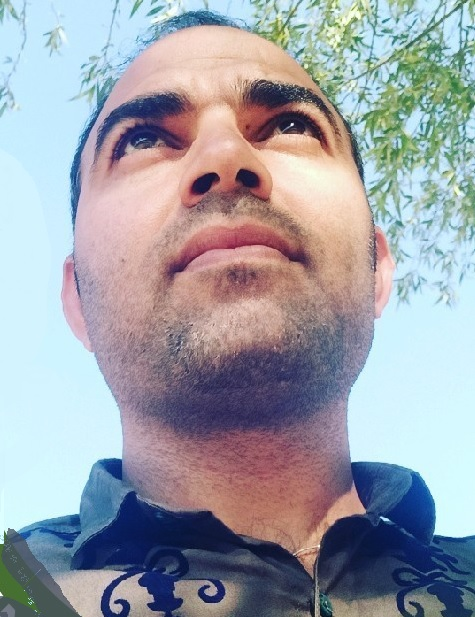
#> input picture images/Vehid.jpg, 475 x 617 px
$ python -i filter.py   (imports and definitions only)
#> lines starting #> are read from the running program, lines starting #| are printed output that depends on the picture
#> further down, picture is the input picture: shape (617, 475, 3); mean B, G, R 168.7, 160.2, 157.4
import numpy as np
import cv2


# [157 lines left out: functions low_pass_filter, high_pass_filter, high_boost_filter, normal_val, gaussian_filter, mean_filter, not called in this run]

def median_filter(image, filter_size:int = 3, padding=0):
    padded_image = cv2.copyMakeBorder(image, padding, padding, padding, padding, cv2.BORDER_CONSTANT)
    return cv2.medianBlur(padded_image, filter_size)

def adaptive_filter(image, filter_size = 3, padding=0, maxVal = 255, \
                    adaptiveMethod = cv2.ADAPTIVE_THRESH_GAUSSIAN_C, \
                    thresholdType = cv2.THRESH_BINARY, \
                    borderType = cv2.BORDER_CONSTANT, \
                    C = 1):

#> called with filter_size = 3, padding = 0, maxVal = 255, adaptiveMethod = 1, thresholdType = 0, borderType = 0, C = 1
    imgB, imgG, imgR = cv2.split(image)
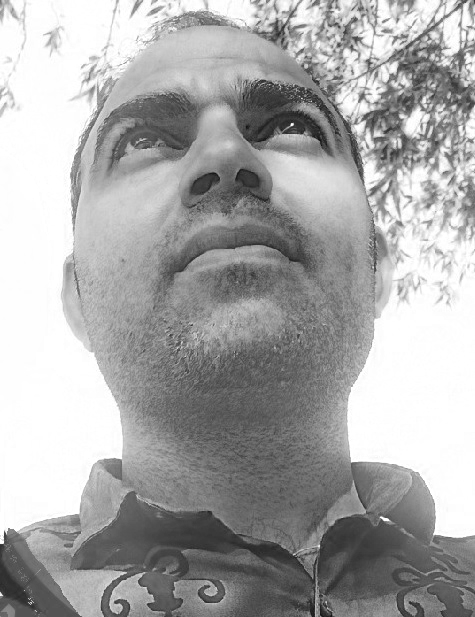
#> imgB: shape (617, 475); min 19, max 255, mean 168.7
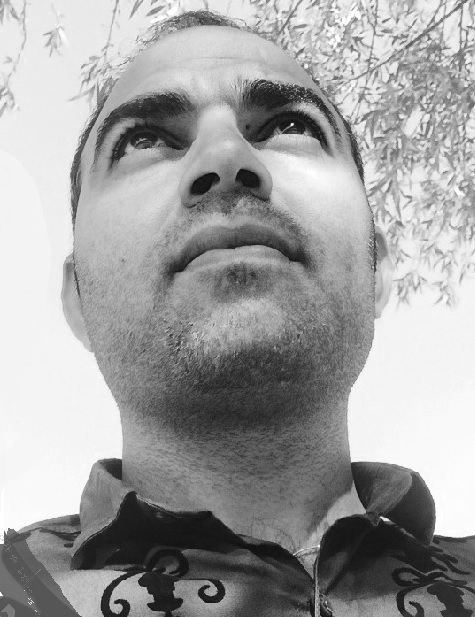
#> imgG: shape (617, 475); min 8, max 255, mean 160.2
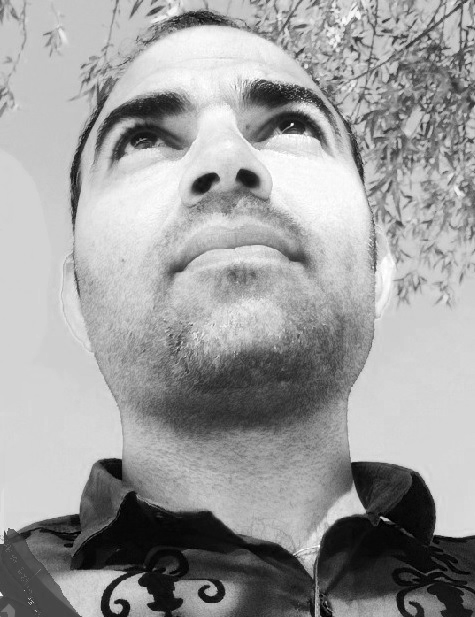
#> imgR: shape (617, 475); min 0, max 255, mean 157.4
    padded_imageB = cv2.copyMakeBorder(imgB, padding, padding, padding, padding, borderType)
    f_b = cv2.adaptiveThreshold(padded_imageB, maxVal, adaptiveMethod, thresholdType, filter_size, C)
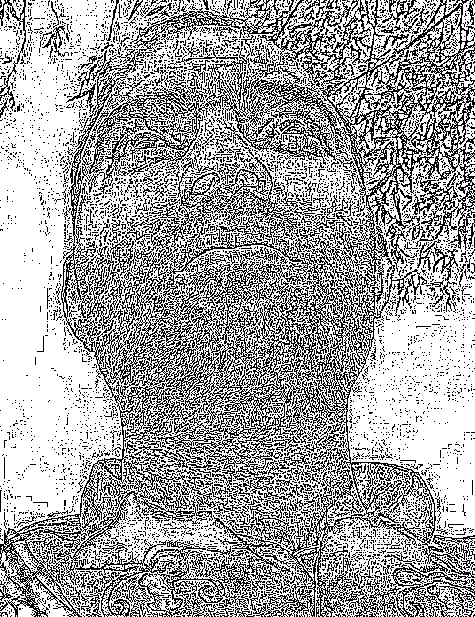
#> f_b: shape (617, 475); 64.8% white; black in thin lines or dots

    padded_imageG = cv2.copyMakeBorder(imgG, padding, padding, padding, padding, borderType)
    f_g = cv2.adaptiveThreshold(padded_imageG, maxVal, adaptiveMethod, thresholdType, filter_size, C)
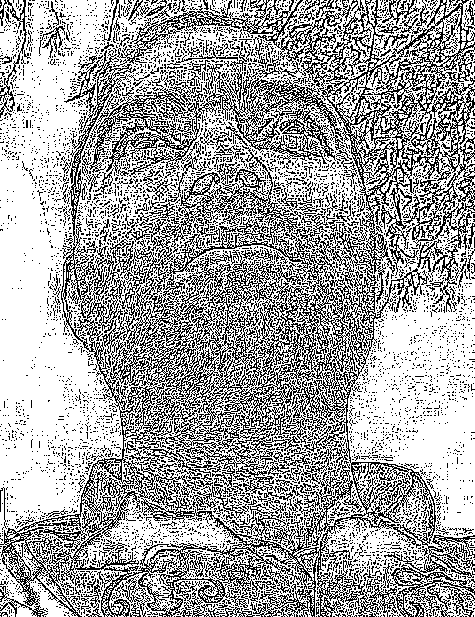
#> f_g: shape (617, 475); 64.8% white; black in thin lines or dots

    padded_imageR = cv2.copyMakeBorder(imgR, padding, padding, padding, padding, borderType)
    f_r = cv2.adaptiveThreshold(padded_imageR, maxVal, adaptiveMethod, thresholdType, filter_size, C)
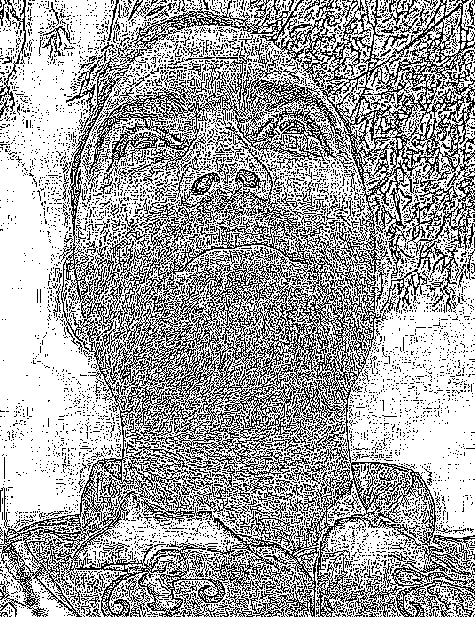
#> f_r: shape (617, 475); 64.6% white; black in thin lines or dots

    return cv2.merge([f_b, f_g, f_r])
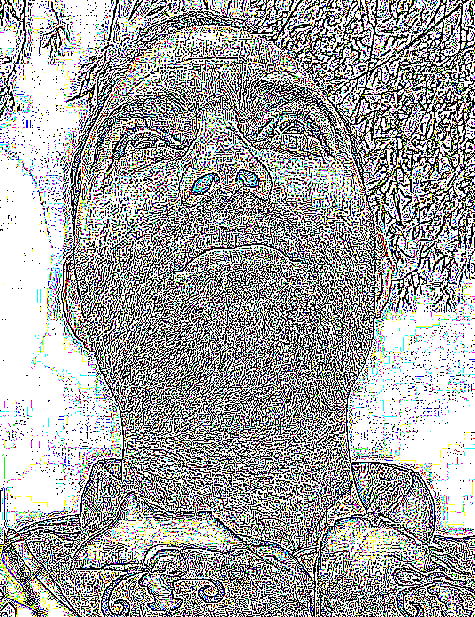
#> returned value: shape (617, 475, 3); mean of channels 0, 1, 2 165.3, 165.2, 164.7; drawn as B, G, R
    # padded_image = cv2.copyMakeBorder(image, padding, padding, padding, padding, cv2.BORDER_CONSTANT)
    # return cv2.adaptiveThreshold(padded_image, 255, cv2.ADAPTIVE_THRESH_MEAN_C, cv2.THRESH_BINARY, filter_size, 2)

>>> import cv2
>>> picture = cv2.imread('../images/Vehid.jpg')
>>> result = adaptive_filter(picture)

$ run again, on images/arad.jpg
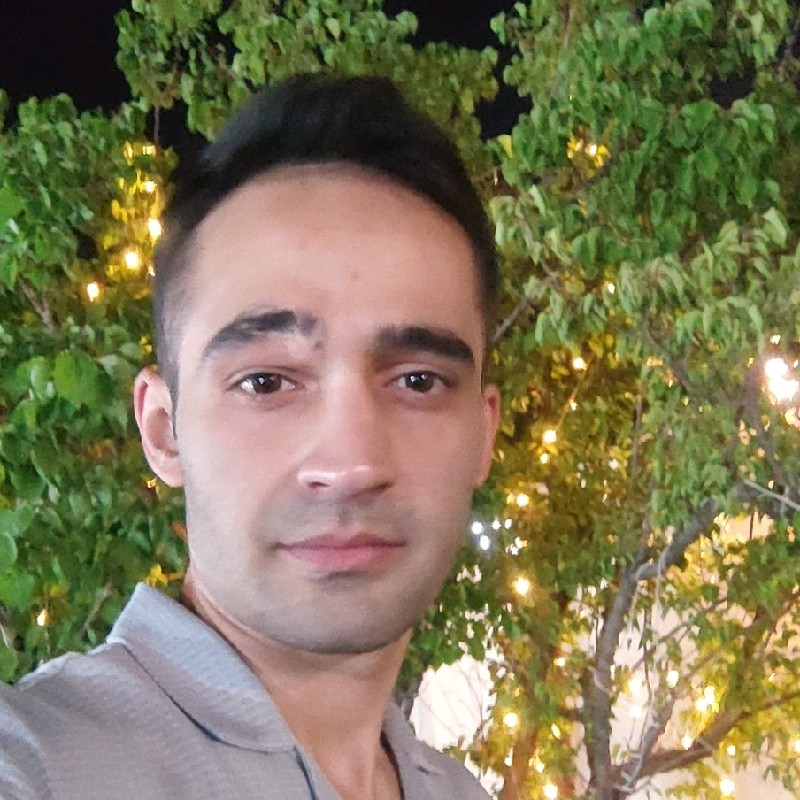
#> input picture images/arad.jpg, 800 x 800 px
#> picture is the input picture: shape (800, 800, 3); mean B, G, R 87.3, 119.5, 127.1
#> in adaptive_filter, `f_b = cv2.adaptiveThreshold(padded_imageB, maxVal, adaptiveMethod, thr..`:
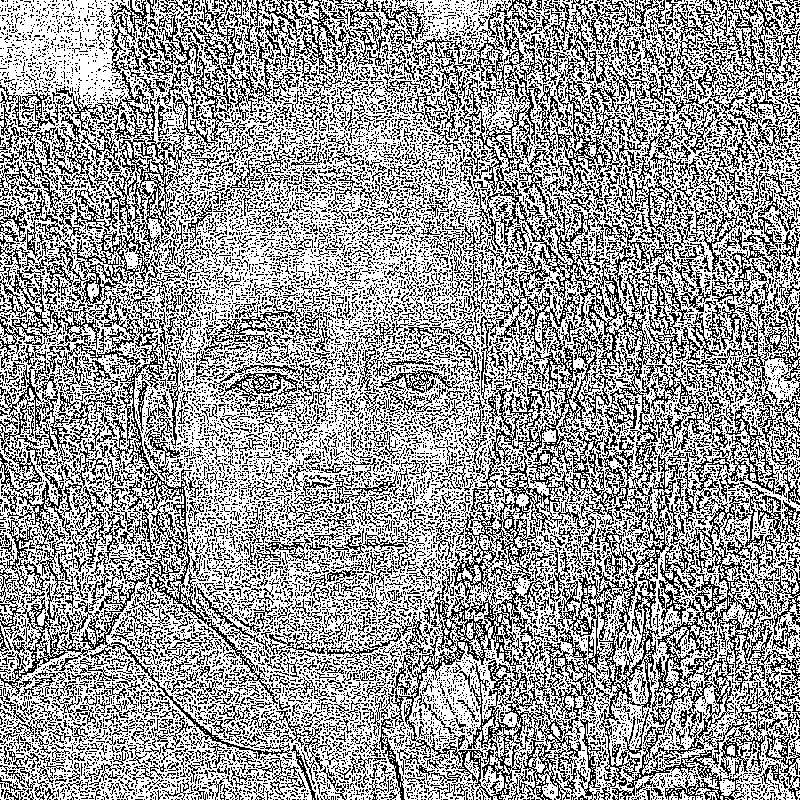
#> f_b: shape (800, 800); 61.1% white; black in thin lines or dots
#> f_g: shape (800, 800); 61.4% white; black in thin lines or dots
#> f_r: shape (800, 800); 61.3% white; black in thin lines or dots
#> in adaptive_filter, `return cv2.merge([f_b, f_g, f_r])`:
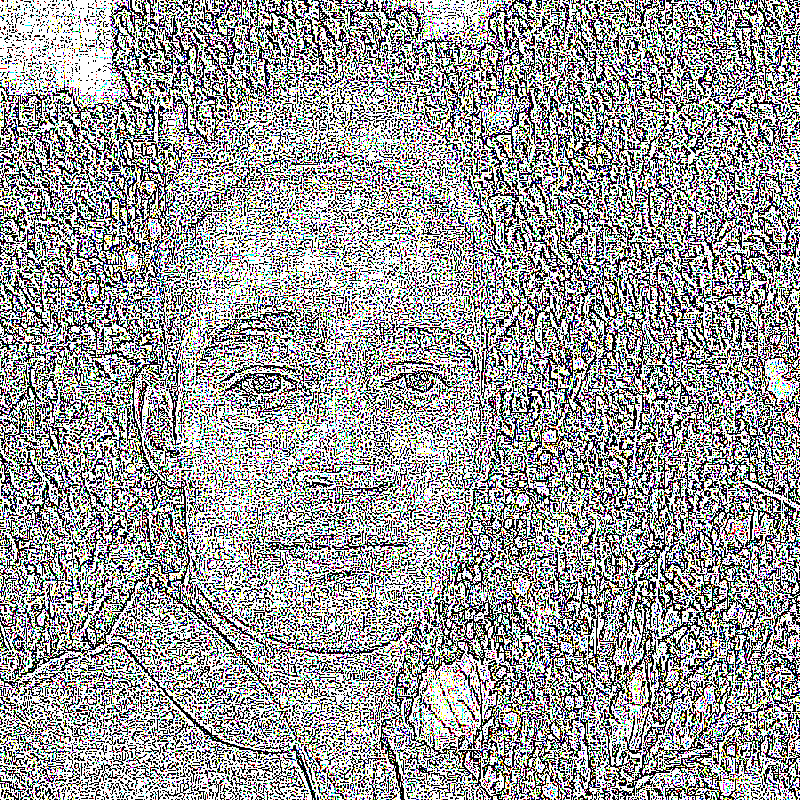
#> returned value: shape (800, 800, 3); mean of channels 0, 1, 2 155.7, 156.5, 156.2; drawn as B, G, R

$ run again, on images/family.jpg
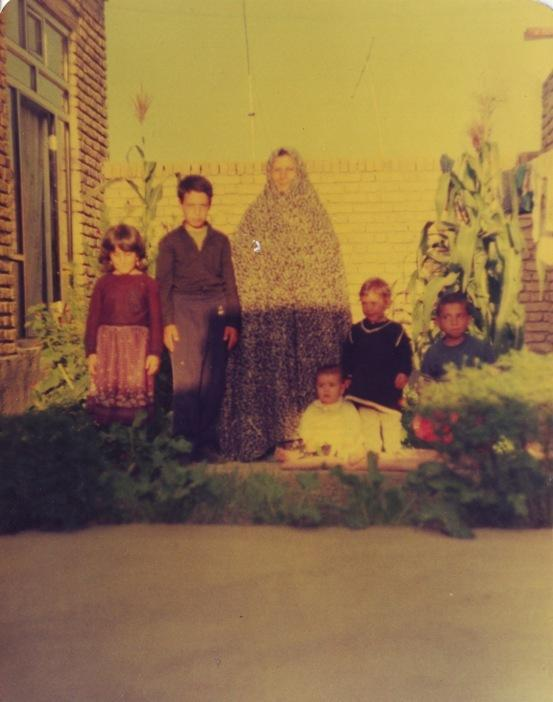
#> input picture images/family.jpg, 553 x 702 px
#> picture is the input picture: shape (702, 553, 3); mean B, G, R 73.1, 112.2, 142.6
#> in adaptive_filter, `f_b = cv2.adaptiveThreshold(padded_imageB, maxVal, adaptiveMethod, thr..`:
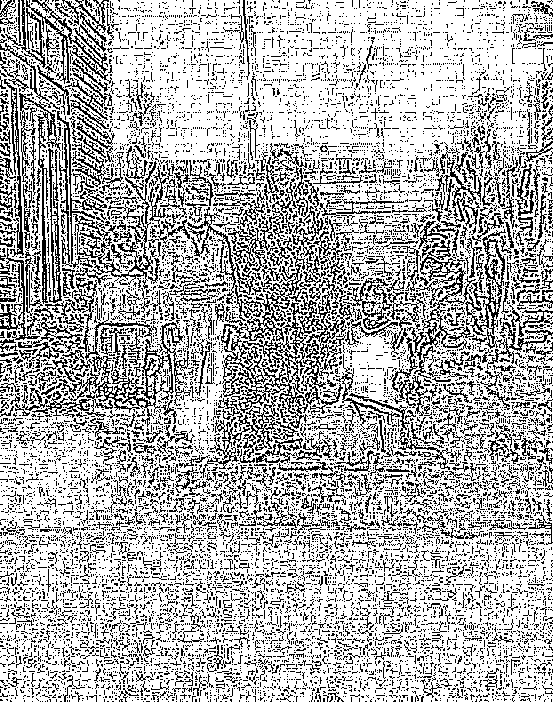
#> f_b: shape (702, 553); 71% white; black in thin lines or dots
#> f_g: shape (702, 553); 72.5% white; black in thin lines or dots
#> f_r: shape (702, 553); 72% white; black in thin lines or dots
#> in adaptive_filter, `return cv2.merge([f_b, f_g, f_r])`:
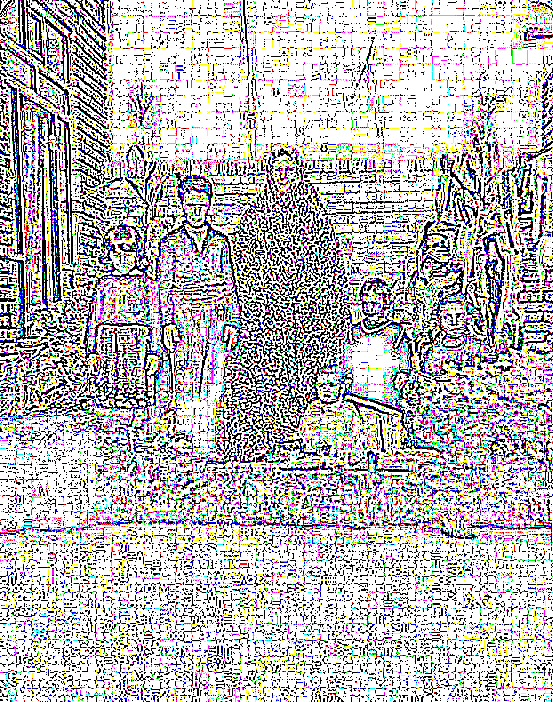
#> returned value: shape (702, 553, 3); mean of channels 0, 1, 2 181, 185, 183.5; drawn as B, G, R

$ run again, on images/family2.jpg
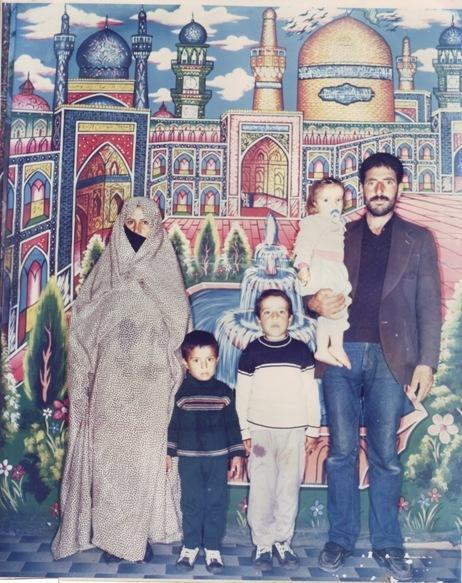
#> input picture images/family2.jpg, 462 x 583 px
#> picture is the input picture: shape (583, 462, 3); mean B, G, R 153, 141.8, 144.6
#> f_b: shape (583, 462); 56.6% white; black in thin lines or dots
#> f_g: shape (583, 462); 56.8% white; black in thin lines or dots
#> f_r: shape (583, 462); 56.3% white; black in thin lines or dots
#> in adaptive_filter, `return cv2.merge([f_b, f_g, f_r])`:
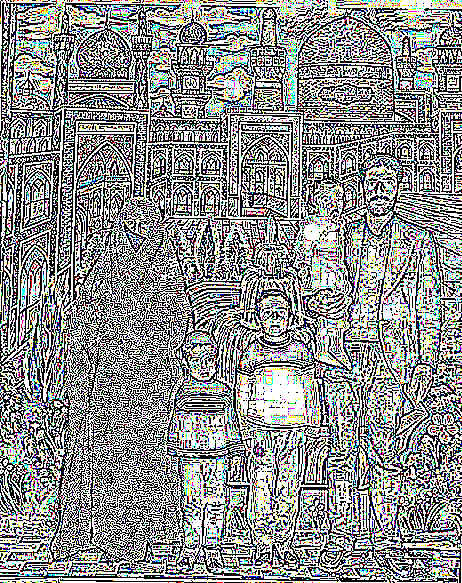
#> returned value: shape (583, 462, 3); mean of channels 0, 1, 2 144.2, 144.9, 143.7; drawn as B, G, R
